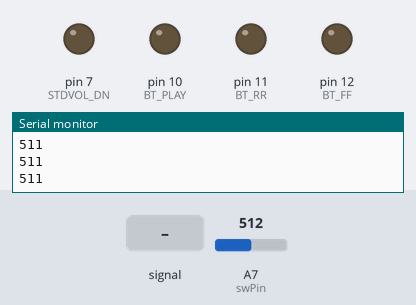
Bench run of a program on a simulated Arduino Nano, built with avr-gcc and run on an emulated ATmega328P. Shown: output pins drawn as LEDs (lit = HIGH), the last lines printed to the serial monitor. The test bench sets the inputs (shaded band); at power-on: A7 (swPin) = 512.

Above: at 1.2 s.
1.3 s: A7 (swPin) fed a 50 Hz sine of ±306 counts around its level
At 2.5 s:
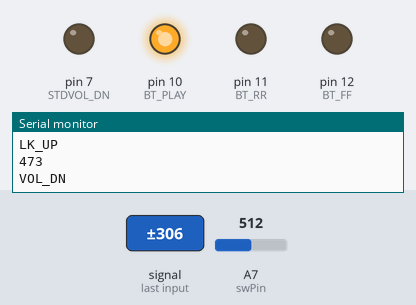
3.1 s: A7 (swPin) set to 400
4.6 s: A7 (swPin) fed a 2 Hz sine of ±306 counts around its level
At 5.7 s:
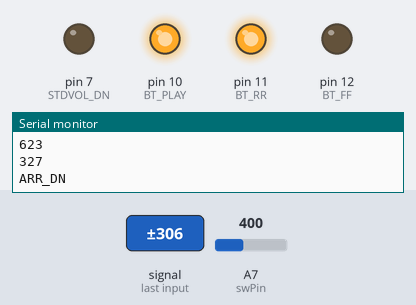
7.4 s: A7 (swPin) set to 306
8.9 s: A7 (swPin) fed a 2 Hz sine of ±306 counts around its level
At 9.7 s:
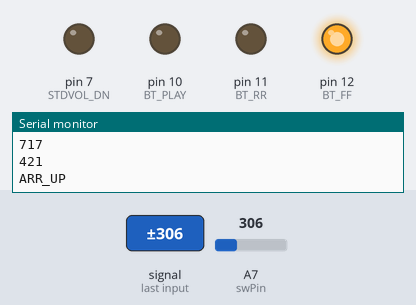
11.9 s: A7 (swPin) set to 287
Timing chart, 0 to 14.5 s (numbered marks = the images above; inputs shaded):
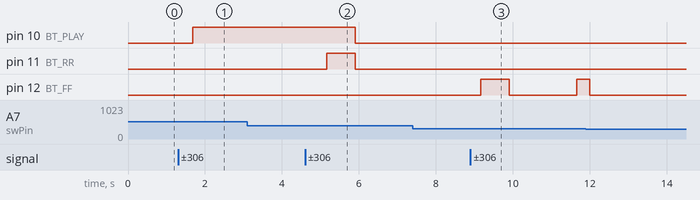

The program:

main.cpp
```cpp
#include <Arduino.h> //Подключаем ядро Arduino для PlatformIO. Если вы пользуетесь Arduino IDE, удалите эту строку
#define debugValue  1   // 1 = вывод в serial значения функции считывания кнопок. Не оставляйте значение пустым
#define debugKey    1   // 1 = вывод в serial кода считанной кнопки. Не оставляйте значение пустым
#define submitKey   0   // 1 = Проверять код кнопки дважды. Необходимо, если разброс значений потенциала кнопок слишком велик и спорадически присутствует неверное распознание кнопок.
#define refVoltage  0   // 0 = 1,1В - оптимально для диапазона сопротивлений менее 2,2кОм; 1 = 5В - оптимально для диапазона сопротивлений от 2,2кОм и выше; 2 и более - внешнее опорное напряжение


//===Объявляем константы и переменные===
const int NUM_READ      = 320;  //Количество опросов кнопки для фильтра шумов
const int useLevel      = 700;  //Уровень сигнала пульта, выше которого считаем все кнопки отпущеными (смотрим вывод Serial при отпущенных кнопках, отнимаем 10000 - это измеренный уровень)
const int readDelay     = 3;    //задержка на устаканивание ШИМ при опросе кнопок (интервал между сериями считываний, мс )
const int keyTolerance  = 6;   //Допустимое дрожание сигнала при опросе кнопок (принимаем событие нажатия кнопки если два последовательных осредненых считывания отличаются в пределах этой величины)
const int pushDelay     = 0;    //Таймаут подтверждения кода кнопки в миллисекундах. Код передается в программу после удержания кнопки в течение /pushDelay/. Можно использовать для обработки комбинаций кнопок (нужно успеть зажать комбинацию в течение pushDelay).
int prevButton          = 0;    //используем для однозначного определения кода выбранной кнопки в основном цикле
int mainLevel           = 1023; //Уровень сигнала от пульта без нажатия кнопок (для вычислений) 1023 - максимальное значение для АЦП Arduino Nano

//===Назначаем пины Arduino===
int swPin = A7;                                //Пин подключения резистивного пульта руля
//---Пины для эмуляции кнопок штатного руля Meriva A {
int STDVOL_DN = 7; //Пины для эмуляции кнопок штатного руля Meriva A - громкость вверх
int STDVOL_UP = 6;  //Пины для эмуляции кнопок штатного руля Meriva A - громкость вниз
int STDSOURCE = 5; //Пины для эмуляции кнопок штатного руля Meriva A - выбор источника
int STDARR_RIGHT = 4; //Пины для эмуляции кнопок штатного руля Meriva A - стрелка влево
int STDARR_LEFT = 3; //Пины для эмуляции кнопок штатного руля Meriva A - стрелка вправо
int STDRELEASE = 2; //Пины для эмуляции кнопок штатного руля Meriva A - выбор
//---}
//---Пины управления Bluetooth {
int BT_PLAY = 10;
int BT_RR = 11;
int BT_FF = 12;
//---}

//--- Функция измерения сопротивления (с фильтром шумов){
int KeyResistance() {
  long sum = 0;                       // локальная переменная sum
  for (int i = 0; i < NUM_READ; i++) { // согласно количеству усреднений
  // delay (1);                        // задержка в 1мс для снижения влияния помех от ШИМ подсветки
    sum += analogRead(swPin);         // суммируем измеренные значения
  }
  return ((float)sum / NUM_READ);
}
//---}

//--- Функция отсечения величины паразитного потенциала от параллельных цепей{
// Вызываем KeyResistance(), если значение соответствует отпущенным кнопкам (useLevel) - запоминаем в mainLevel.
// Если значение меньше порога для отпущенных кнопок, вычитаем значение из mainLevel, т.е. величина паразитного потенциала обнуляется. Правда, значение получается инвертированным. Ну и ладно...
int keyRAW () {
  int prevKey = 0; //Объявлем локальную переменную для сравнения последовательных считываний кнопки.
  int Key = KeyResistance();

do { //устраняем дрожание ШИМ от цепи подсветки кнопок. Читаем KeyResistance()дважды, если второе считывание отличается от первого более чем на keyTolerance, читаем снова и сравниваем с предпоследним. И так, пока не совпадет
  prevKey = Key;
  delay (readDelay);
  Key = KeyResistance();}
while (Key > prevKey+keyTolerance || Key < prevKey-keyTolerance);

    if (prevKey > useLevel) {
    mainLevel = prevKey;
    return (mainLevel+10000); //это сделано для контроля состояния отпущенных кнопок при настройке значений. "+200" - чтобы вывести значение из диапазона значений для кнопок
  }
 return (mainLevel - prevKey);
}
//---}

//===Команды и коды кнопок руля Astra H (TAKATA-Petri)===
const int VOL_UP = 100;                         //Правое колесико вверх
const int VOL_DN = 101;                         //Правое колесико вниз
const int ARR_UP = 102;                         //Стрелка вверх
const int ARR_DN = 103;                         //Стрелка вниз
const int LW_UP = 104;                          //Левое колесико вверх
const int LW_DN = 105;                          //Левое колесико вниз
const int LW_PRESS = 106;                       //Левое колесико нажатие
const int LK_UP = 107;                          //Левый пульт верхняя кнопка
const int LK_DN = 108;                          //Левый пульт нижняя кнопка

//===Функция чтения кодов кнпок руля==>
int getKey() {
    int Key = keyRAW();  //Читаем сопротивление пульта руля в переменную "Key"
    if (debugValue==1) Serial.println(Key);
    //---Устанавливаем соответствие считанных сопротивлений кнопкам !!! эти значения НЕ связаны с useLevel! они инвертированы относительного него!
      if (Key >= 480 && Key <= 510) return (VOL_UP);
      if (Key >= 445 && Key <= 479) return (VOL_DN);
      if (Key >= 410 && Key <= 443) return (ARR_UP);
      if (Key >= 250 && Key <= 370) return (ARR_DN);
      if (Key >= 693 && Key <= 720) return (LW_UP);
      if (Key >= 650 && Key <= 683) return (LW_DN);
      if (Key >= 600 && Key <= 640) return (LW_PRESS);
      if (Key >= 520 && Key <= 570) return (LK_UP);
      if (Key >= 385 && Key <= 408) return (LK_DN);
      return (0);
}
//<== Конец Функции чтения кодов кнопок руля===


void setup() {

  if (debugValue==1 || debugKey==1 ) Serial.begin(9600); //Включаем интерфейс последовательного порта для вывода контрольной информации в консоль на компьютер

  if(refVoltage == 0) analogReference(INTERNAL);
  if(refVoltage == 1) analogReference(DEFAULT);
  if(refVoltage > 1) analogReference(EXTERNAL);

  //Объявляем пин подключения руля входом. (Для порядку)
  pinMode(swPin, INPUT);

  //Устанавливаем пины эмуляции кнопок в режим INPUT для установки между ними и землей максимально возможного сопротивления, т.е. "отрываем" их от земли.
  pinMode(STDVOL_DN, INPUT);
  pinMode(STDVOL_UP, INPUT);
  pinMode(STDSOURCE, INPUT);
  pinMode(STDARR_RIGHT, INPUT);
  pinMode(STDARR_LEFT, INPUT);
  pinMode(STDRELEASE, INPUT);
  //Пины управления Bluetooth прижимаем к земле. Если используем в схеме преобразователь логических уровней, он без этого будет слать на выход половинный уровень.
  pinMode (BT_PLAY, OUTPUT);
  digitalWrite (BT_PLAY, LOW);
  pinMode (BT_RR, OUTPUT);
  digitalWrite (BT_RR, LOW);
  pinMode (BT_FF, OUTPUT);
  digitalWrite (BT_FF, LOW);
}

// the loop routine runs over and over again forever:
void loop() {

  int currButton = getKey(); // заносим в переменную currButton код нажатой кнопки
    if (currButton != prevButton) // если значение поменялось с прошлого раза
{
    if (submitKey == 1) delay(pushDelay);        //Если выбрано двойное считывание кода кнопки - ждем pushDelay
    if (submitKey == 1) currButton = getKey();   // Если выбрано двойное считывание кода кнопки - повторно читаем кнопку

    if (currButton != prevButton) // если код кнопки точно поменялся с прошлого раза
{
    prevButton = currButton; // сохраняем новое значение в переменную prevButton

switch (currButton) // Выбираем действие, в зависимости от значения currButton
{
case ARR_UP:
  delay(1);
  digitalWrite (BT_FF, HIGH);
  if (debugKey == 1) Serial.println("ARR_UP");
break;
case ARR_DN:
  delay(1);
  digitalWrite (BT_RR, HIGH);
  if (debugKey == 1) Serial.println("ARR_DN");
break;
case VOL_UP:
  digitalWrite(STDVOL_UP, LOW);
  pinMode(STDVOL_UP, OUTPUT);
  if (debugKey == 1) Serial.println("VOL_UP");
break;
case VOL_DN:
  digitalWrite(STDVOL_DN, LOW);
  pinMode(STDVOL_DN, OUTPUT);
  if (debugKey == 1) Serial.println("VOL_DN");
break;
case LW_UP:
  digitalWrite(STDARR_RIGHT, LOW);
  pinMode(STDARR_RIGHT, OUTPUT);
  if (debugKey == 1) Serial.println("LW_UP");
break;
case LW_DN:
  digitalWrite(STDARR_LEFT, LOW);
  pinMode(STDARR_LEFT, OUTPUT);
  if (debugKey == 1) Serial.println("LW_DN");
break;
case LW_PRESS:
  digitalWrite(STDRELEASE, LOW);
  pinMode(STDRELEASE, OUTPUT);
  if (debugKey == 1) Serial.println("LW_PRESS");
break;
case LK_UP:
  delay(1);
  digitalWrite (BT_PLAY, HIGH);
  if (debugKey == 1) Serial.println("LK_UP");
break;
case LK_DN:
  digitalWrite(STDSOURCE, LOW);
  pinMode(STDSOURCE, OUTPUT);
  if (debugKey == 1) Serial.println("LK_DN");
break;
default:
  pinMode(STDVOL_DN, INPUT);
  pinMode(STDVOL_UP, INPUT);
  pinMode(STDSOURCE, INPUT);
  pinMode(STDARR_RIGHT, INPUT);
  pinMode(STDARR_LEFT, INPUT);
  pinMode(STDRELEASE, INPUT);
  digitalWrite (BT_PLAY, LOW);
  digitalWrite (BT_RR, LOW);
  digitalWrite (BT_FF, LOW);
  if (debugKey == 1) Serial.println("====");

break;
}
}
}
delay (3);
 }
```

Measured:
- after the input at 1.3 s, pin 10 (BT_PLAY): LOW → HIGH after 0.38 s
- after the input at 4.6 s, pin 10 (BT_PLAY): HIGH → LOW after 1.3 s; pin 11 (BT_RR): LOW → HIGH after 0.56 s, → LOW 0.75 s later
- after the input at 8.9 s, pin 12 (BT_FF): LOW → HIGH after 0.26 s, → LOW 0.75 s later, → HIGH 1.8 s later
